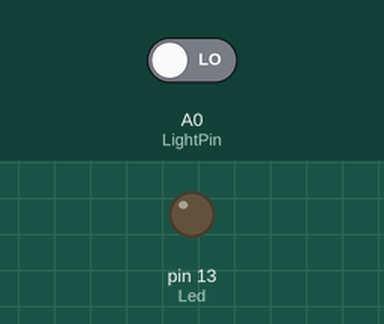
Simulated run of this sketch. Board: Arduino Uno, built with avr-gcc and run on an emulated ATmega328P. Parts: output pins drawn as LEDs (lit = HIGH). Inputs (shaded band) come from the test bench; at power-on: A0 (LightPin) LOW. What the sketch prints to the serial monitor is not drawn.

Above: at 1.2 s.
1.3 s: A0 (LightPin) driven HIGH
At 1.6 s:
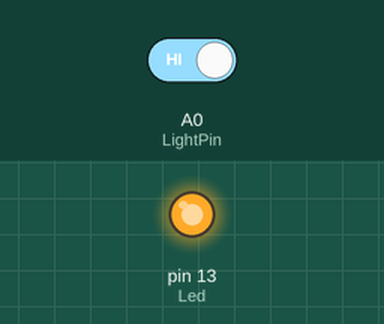
2.8 s: A0 (LightPin) driven LOW
At 4.0 s:
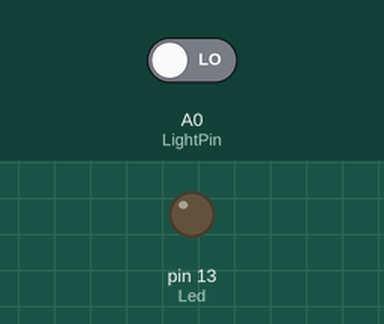
Timing chart, 0 to 5.8 s (numbered marks = the images above; inputs shaded):
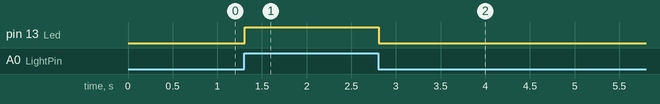

The sketch:

LEDLight.ino
```cpp
int LightPin = A0;
int vul;
int Led = 13;
void setup() {
  // put your setup code here, to run once:
 Serial.begin(9600); // 設定Serial 傳輸速度
  pinMode(Led, OUTPUT);                    //設定LED为输出
   //設定感測器D0为輸入
}

void loop() {
  // put your main code here, to run repeatedly:
  vul = digitalRead(LightPin);
  Serial.println(vul);
   if (vul == 1)                                    //當感測器测有信號時，LED閃爍
  {
    digitalWrite(Led, HIGH); ///// digital是數位
  }
  else
  {
    digitalWrite(Led, LOW);

  }

}
```

Measured:
- after the input at 1.3 s, pin 13 (Led): LOW → HIGH at once
- after the input at 2.8 s, pin 13 (Led): HIGH → LOW at once
